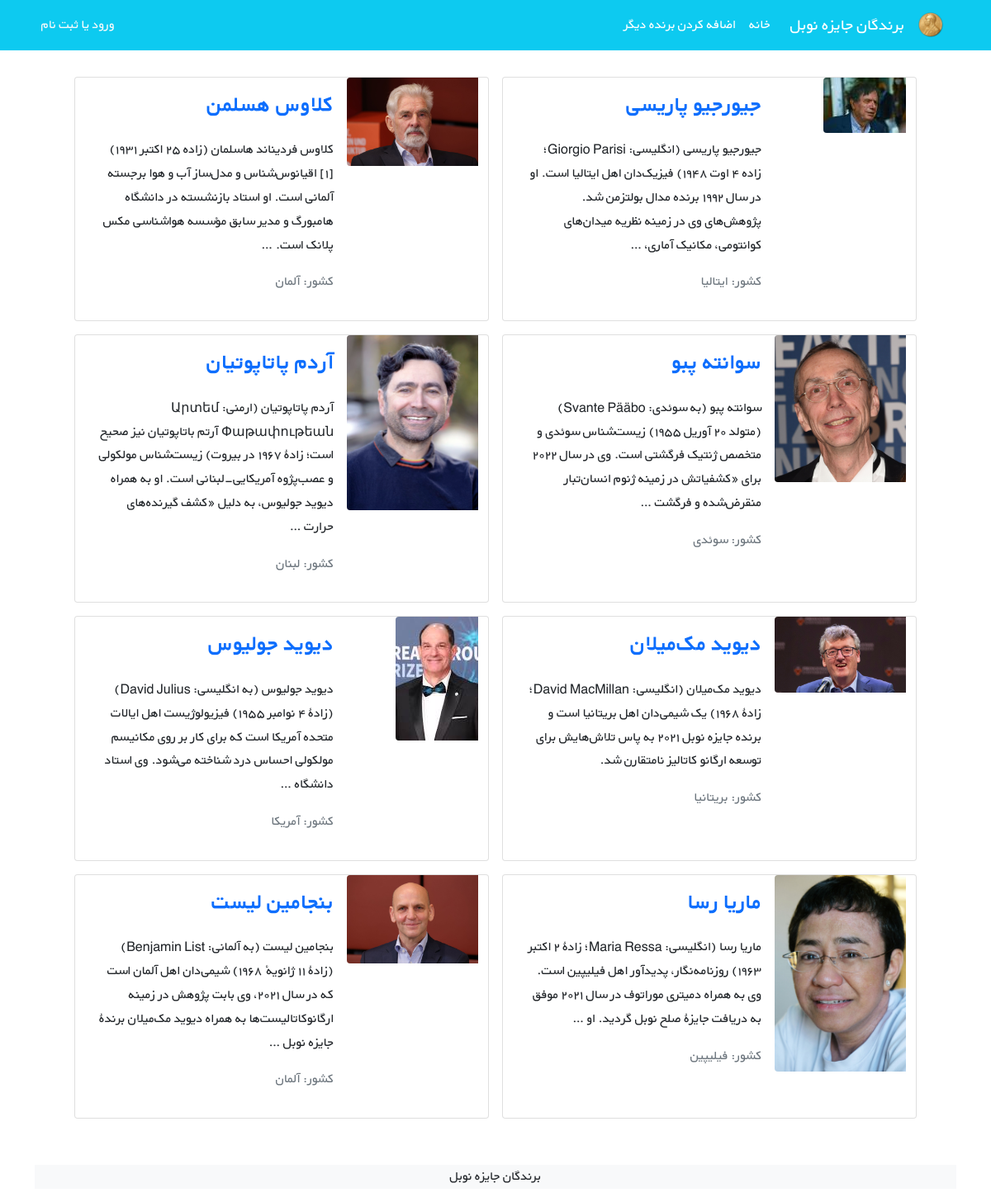
The app's page /nobels/ with its own data.
### nobels/models.py (models this page shows, shortened)
class Nobel(models.Model):
    STATUS_CHOICES = (
        ('chemistry', 'chemistry'),
        ('economy', 'economy'),
        ("literature", "literature"),
        ("nobel peace", "nobel peace"),
        ("physics", "physics"),
        ("physiology and medicine", "physiology and medicine"),
    )
    name = models.CharField(max_length=200)
    description = models.TextField()
    year = models.PositiveIntegerField()
    country = models.CharField(max_length=50)
    grouping = models.CharField(choices=STATUS_CHOICES, max_length=23)
    cover = models.ImageField(upload_to="covers/",blank=True)
    datetime_created = models.DateTimeField(auto_now_add=True)
    datetime_modified = models.DateTimeField(auto_now=True)
    def get_absolute_url(self):
        return reverse("nobel_detail", args=[self.id])

### nobels/views.py (the view)
# urls.py: path("", NobelListView.as_view(), name="nobel_list"),
class NobelListView(generic.ListView):
    model = Nobel
    template_name = "nobels/nobel_list.html"
    context_object_name = "nobels"

### nobels/templates/nobels/nobel_list.html (shortened to what this page needs)
{% extends "_base.html" %}
{% block content %}
    <div class="container mt-4">
        <div class="row flex-row-reverse justify-content-md-center">
            {% for nobel in nobels %}
                <div class="card m-2" style="max-width: 45%">
                    <div class="row g-0 h-100" dir="rtl">
                        <div class="col-md-4">
                            {% if nobel.cover %}
                                <img src="{{ nobel.cover.url }}"
                                     class="img-fluid rounded-start" alt="...">
                            {% endif %}
                        </div>
                        <div class="col-md-8 h-100">
                            <div class="d-flex flex-column justify-content-between h-100">
                                <div class="card-body">
                                    <a class="text-decoration-none" href="{{ nobel.get_absolute_url }}"><h3
                                            class="card-title">
                                        <strong>{{ nobel.name }}</strong></h3></a>
                                    <p class="card-text pt-3">{{ nobel.description|truncatewords:30 }}</p>
                                    <p class="text-muted">کشور: {{ nobel.country }}</p>
                                </div>
                            </div>
                        </div>
                    </div>
                </div>
            {% endfor %}
        </div>
    </div>
    <footer class="bg-light text-center text-lg-start mt-5">
        <div class="text-center bg-grey">
            <p>برندگان جایزه نوبل</p>
        </div>
    </footer>
{% endblock %}

### templates/_base.html (shortened to what this page needs)
{% load static %}
<!DOCTYPE html>
<html lang="en">
<head>
    <link href="https://cdn.jsdelivr.net/npm/bootstrap@5.1.3/dist/css/bootstrap.min.css" rel="stylesheet"
>
    <link rel="stylesheet" href="{% static "css/style.css" %}">
</head>
<body>
<nav class="navbar navbar-expand-lg navbar-dark bg-info" dir="rtl">
    <div class="container">
        <a class="navbar-brand" href="#">
            <img src="{% static "icons/Nobel_Prize.png" %}" alt="" height="30"
                 class="d-inline-block align-text-top">
        </a>
        <a class="navbar-brand mx-3" href="#">برندگان جایزه نوبل</a>
        <div class="collapse navbar-collapse" id="navbarNavAltMarkup">
            <div class="navbar-nav">
                <a class="nav-link active" aria-current="page" href="{% url "nobel_list" %}">خانه</a>
                <a class="nav-link active" href="{% url "nobel_create" %}">اضافه کردن برنده دیگر</a>
            </div>
        </div>
        <div class="mx-2 text-white">
            {% if user.is_authenticated %}
                خوش آمدی {{ user.username }} |
                <a class="link-light text-decoration-none" href="{% url "logout" %}">خروج</a>
            {% else %}
                <a class="link-light text-decoration-none" href="{% url "login" %}">ورود</a>
                <span> یا </span>
                <a class="link-light text-decoration-none" href="{% url "signup" %}">ثبت نام</a>
            {% endif %}
        </div>
    </div>
</nav>
<div class="container">
    {% block content %}
    {% endblock %}
</div>
</body>
</html>

### static/css/style.css (style rules this page uses)
* { font-family: 'BYekan', sans-serif; line-height: 1.8rem; }

### records on screen
Nobel: cover (picture), name "جیورجیو پاریسی", description "جیورجیو پاریسی (انگلیسی: Giorgio Parisi؛ زاده ۴ اوت ۱۹۴۸) فیزیک‌دان اهل ایتالیا است. او در سال ۱۹۹۲ برنده مدال بولتزمن شد. پژوهش‌های وی در زمینه نظریه میدان‌های کوانتومی، مکانیک آماری، …", country "ایتالیا"
Nobel: cover (picture), name "کلاوس هسلمن", description "کلاوس فردیناند هاسلمان (زاده ۲۵ اکتبر ۱۹۳۱)[۱] اقیانوس‌شناس و مدل‌ساز آب و هوا برجسته آلمانی است. او استاد بازنشسته در دانشگاه هامبورگ و مدیر سابق مؤسسه هواشناسی مکس پلانک است. …", country "آلمان"
Nobel: cover (picture), name "سوانته پبو", description "سوانته پبو (به سوئدی: Svante Pääbo) (متولد ۲۰ آوریل ۱۹۵۵) زیست‌شناس سوئدی و متخصص ژنتیک فرگشتی است. وی در سال ۲۰۲۲ برای «کشفیاتش در زمینه ژنوم انسان‌تبار منقرض‌شده و فرگشت …", country "سوئدی"
Nobel: cover (picture), name "آردم پاتاپوتیان", description "آردم پاتاپوتیان (ارمنی: Արտեմ Փաթափութեան آرتم باتاپوتیان نیز صحیح است؛ زادهٔ ۱۹۶۷ در بیروت) زیست‌شناس مولکولی و عصب‌پژوه آمریکایی-لبنانی است. او به همراه دیوید جولیوس، به دلیل «کشف گیرنده‌های حرارت …", country "لبنان"
Nobel: cover (picture), name "دیوید مک‌میلان", description "دیوید مک‌میلان (انگلیسی: David MacMillan؛ زادهٔ ۱۹۶۸) یک شیمی‌دان اهل بریتانیا است و برنده جایزه نوبل ۲۰۲۱ به پاس تلاش‌هایش برای توسعه ارگانو کاتالیز نامتقارن شد.", country "بریتانیا"
Nobel: cover (picture), name "دیوید جولیوس", description "دیوید جولیوس (به انگلیسی: David Julius) (زادهٔ ۴ نوامبر ۱۹۵۵) فیزیولوژیست اهل ایالات متحده آمریکا است که برای کار بر روی مکانیسم مولکولی احساس درد شناخته می‌شود. وی استاد دانشگاه …", country "آمریکا"
Nobel: cover (picture), name "ماریا رسا", description "ماریا رسا (انگلیسی: Maria Ressa؛ زادهٔ ۲ اکتبر ۱۹۶۳) روزنامه‌نگار، پدیدآور اهل فیلیپین است. وی به همراه دمیتری موراتوف در سال ۲۰۲۱ موفق به دریافت جایزهٔ صلح نوبل گردید. او …", country "فیلیپین"
Nobel: cover (picture), name "بنجامین لیست", description "بنجامین لیست (به آلمانی: Benjamin List)(زادهٔ ۱۱ ژانویهٔ ۱۹۶۸) شیمی‌دان اهل آلمان است که در سال ۲۰۲۱، وی بابت پژوهش در زمینه ارگانوکاتالیست‌ها به همراه دیوید مک‌میلان برندهٔ جایزه نوبل …", country "آلمان"
